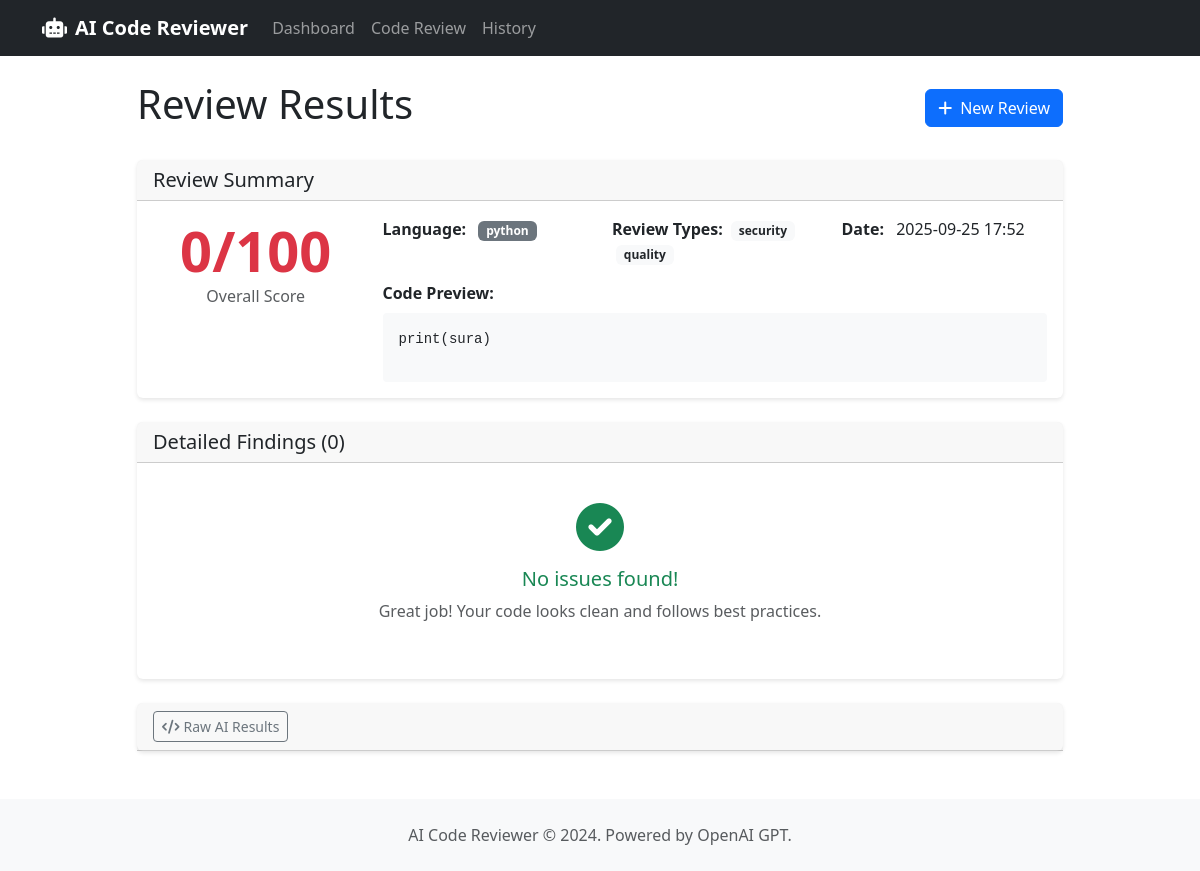
The page /review/2 on the database its author committed.
### database/models.py (models this page shows, shortened)
class CodeReview(db.Model):
    id = db.Column(db.Integer, primary_key=True)
    code_snippet = db.Column(db.Text)
    language = db.Column(db.String(50))
    review_types = db.Column(db.String(200))
    results = db.Column(db.Text)  # JSON results
    score = db.Column(db.Integer)
    created_at = db.Column(db.DateTime, default=datetime.utcnow)
    findings = db.relationship('ReviewFinding', backref='review', lazy=True, cascade='all, delete-orphan')

### app.py (the view)
@app.route('/review/<int:review_id>')
def review_details(review_id):
    review = CodeReview.query.get_or_404(review_id)
    findings = ReviewFinding.query.filter_by(review_id=review_id).all()
    return render_template('results.html', review=review, findings=findings)

### templates/results.html (shortened to what this page needs)
{% extends "base.html" %}
{% block content %}
<div class="row">
    <div class="col-lg-10 mx-auto">
        <div class="d-flex justify-content-between align-items-center mb-4">
            <h1 class="display-6">Review Results</h1>
            <a href="{{ url_for('review') }}" class="btn btn-primary">
                <i class="fas fa-plus me-2"></i>New Review
            </a>
        </div>
        <div class="card mb-4">
            <div class="card-header">
                <h5 class="card-title mb-0">Review Summary</h5>
            </div>
            <div class="card-body">
                <div class="row">
                    <div class="col-md-3 text-center">
                        <div class="display-4 fw-bold {% if review.score >= 80 %}text-success{% elif review.score >= 60 %}text-warning{% else %}text-danger{% endif %}">
                            {{ review.score }}/100
                        </div>
                        <div class="text-muted">Overall Score</div>
                    </div>
                    <div class="col-md-9">
                        <div class="row">
                            <div class="col-md-4">
                                <strong>Language:</strong>
                                <span class="badge bg-secondary ms-2">{{ review.language }}</span>
                            </div>
                            <div class="col-md-4">
                                <strong>Review Types:</strong>
                                {% for type in review.review_types.split(',') %}
                                    <span class="badge bg-light text-dark ms-1">{{ type }}</span>
                                {% endfor %}
                            </div>
                            <div class="col-md-4">
                                <strong>Date:</strong>
                                <span class="ms-2">{{ review.created_at.strftime('%Y-%m-%d %H:%M') }}</span>
                            </div>
                        </div>
                        <div class="mt-3">
                            <strong>Code Preview:</strong>
                            <div class="code-block mt-2">
                                <pre><code>{{ review.code_snippet }}</code></pre>
                            </div>
                        </div>
                    </div>
                </div>
            </div>
        </div>
        <div class="card">
            <div class="card-header">
                <h5 class="card-title mb-0">Detailed Findings ({{ findings|length }})</h5>
            </div>
            <div class="card-body">
                {% if findings %}
                    <div class="accordion" id="findingsAccordion">
                        {% for finding in findings %}
                        <div class="accordion-item">
                            <h2 class="accordion-header">
                                <button class="accordion-button {% if not loop.first %}collapsed{% endif %}"
                                        type="button" data-bs-toggle="collapse"
                                        data-bs-target="#finding{{ finding.id }}">
                                    <span class="badge severity-{{ finding.severity.lower() }} me-2">
                                        {{ finding.severity }}
                                    </span>
                                    {{ finding.review_type|title }} Issue
                                </button>
                            </h2>
                            <div id="finding{{ finding.id }}"
                                 class="accordion-collapse collapse {% if loop.first %}show{% endif %}"
                                 data-bs-parent="#findingsAccordion">
                                <div class="accordion-body">
                                    <div class="mb-3">
                                        <strong>Description:</strong>
                                        <p class="mb-2">{{ finding.description }}</p>
                                    </div>
                                    {% if finding.suggestion %}
                                    <div class="mb-3">
                                        <strong>Suggestion:</strong>
                                        <p class="mb-2 text-success">{{ finding.suggestion }}</p>
                                    </div>
                                    {% endif %}
                                    {% if finding.file_path %}
                                    <div class="mb-3">
                                        <strong>Location:</strong>
                                        <code>{{ finding.file_path }}{% if finding.line_number %}:{{ finding.line_number }}{% endif %}</code>
                                    </div>
                                    {% endif %}
                                </div>
                            </div>
                        </div>
                        {% endfor %}
                    </div>
                {% else %}
                    <div class="text-center py-4">
                        <i class="fas fa-check-circle fa-3x text-success mb-3"></i>
                        <h5 class="text-success">No issues found!</h5>
                        <p class="text-muted">Great job! Your code looks clean and follows best practices.</p>
                    </div>
                {% endif %}
            </div>
        </div>
        <div class="card mt-4">
            <div class="card-header">
                <button class="btn btn-sm btn-outline-secondary" type="button"
                        data-bs-toggle="collapse" data-bs-target="#rawResults">
                    <i class="fas fa-code me-1"></i>Raw AI Results
                </button>
            </div>
        </div>
    </div>
</div>
{% endblock %}

### templates/base.html (style rules this page uses)
.card { border: none; box-shadow: 0 2px 4px rgba(0,0,0,0.1); }
.code-block { background: #f8f9fa; border-radius: 4px; padding: 1rem; font-family: monospace; }

### rows shown on the page
CodeReview: score "0", language "python", created_at "2025-09-25 17:52", code_snippet "print(sura)"

### other values the page prints
{{ type }} "security" "quality"
{{ findings|length }} "0"
